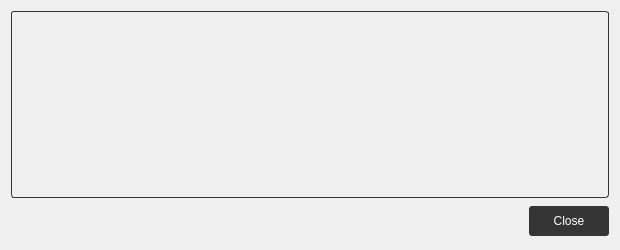
<?xml version="1.0" encoding="UTF-8"?>
<ui version="4.0">
 <class>TransactionDescDialog</class>
 <widget class="QDialog" name="TransactionDescDialog">
  <property name="geometry">
   <rect>
    <x>0</x>
    <y>0</y>
    <width>620</width>
    <height>250</height>
   </rect>
  </property>
  <property name="windowTitle">
   <string>Transaction details</string>
  </property>
  <property name="styleSheet">
   <string notr="true">QDialog{ background-color: 'pt mono'; color: rgb(255, 255, 255); }
QPushButton{background: #353535; color: white;  min-width: 80px; border: 1px;}
QPushButton::hover{background: #454545;}
QPushButton::pressed{background: #353535;}
QDialogButtonBox{background: transparent;}
QLabel{color: #ffffff; font-family: 'pt mono'; font-size: 13px;}</string>
  </property>
  <layout class="QVBoxLayout" name="verticalLayout">
   <item>
    <widget class="QTextEdit" name="detailText">
     <property name="minimumSize">
      <size>
       <width>0</width>
       <height>180</height>
      </size>
     </property>
     <property name="toolTip">
      <string>This pane shows a detailed description of the transaction</string>
     </property>
     <property name="styleSheet">
      <string notr="true">background: transparent; color: white; font-family: 'segoe ui'; border: 1px solid #353535; border-radius: 3px;</string>
     </property>
     <property name="readOnly">
      <bool>true</bool>
     </property>
    </widget>
   </item>
   <item>
    <widget class="QDialogButtonBox" name="buttonBox">
     <property name="minimumSize">
      <size>
       <width>80</width>
       <height>35</height>
      </size>
     </property>
     <property name="styleSheet">
      <string notr="true">QPushButton{width: 80px; height: 30px; border-radius: 3px;}</string>
     </property>
     <property name="orientation">
      <enum>Qt::Horizontal</enum>
     </property>
     <property name="standardButtons">
      <set>QDialogButtonBox::Close</set>
     </property>
    </widget>
   </item>
  </layout>
 </widget>
 <resources/>
 <connections>
  <connection>
   <sender>buttonBox</sender>
   <signal>accepted()</signal>
   <receiver>TransactionDescDialog</receiver>
   <slot>accept()</slot>
   <hints>
    <hint type="sourcelabel">
     <x>248</x>
     <y>254</y>
    </hint>
    <hint type="destinationlabel">
     <x>157</x>
     <y>274</y>
    </hint>
   </hints>
  </connection>
  <connection>
   <sender>buttonBox</sender>
   <signal>rejected()</signal>
   <receiver>TransactionDescDialog</receiver>
   <slot>reject()</slot>
   <hints>
    <hint type="sourcelabel">
     <x>316</x>
     <y>260</y>
    </hint>
    <hint type="destinationlabel">
     <x>286</x>
     <y>274</y>
    </hint>
   </hints>
  </connection>
 </connections>
</ui>
